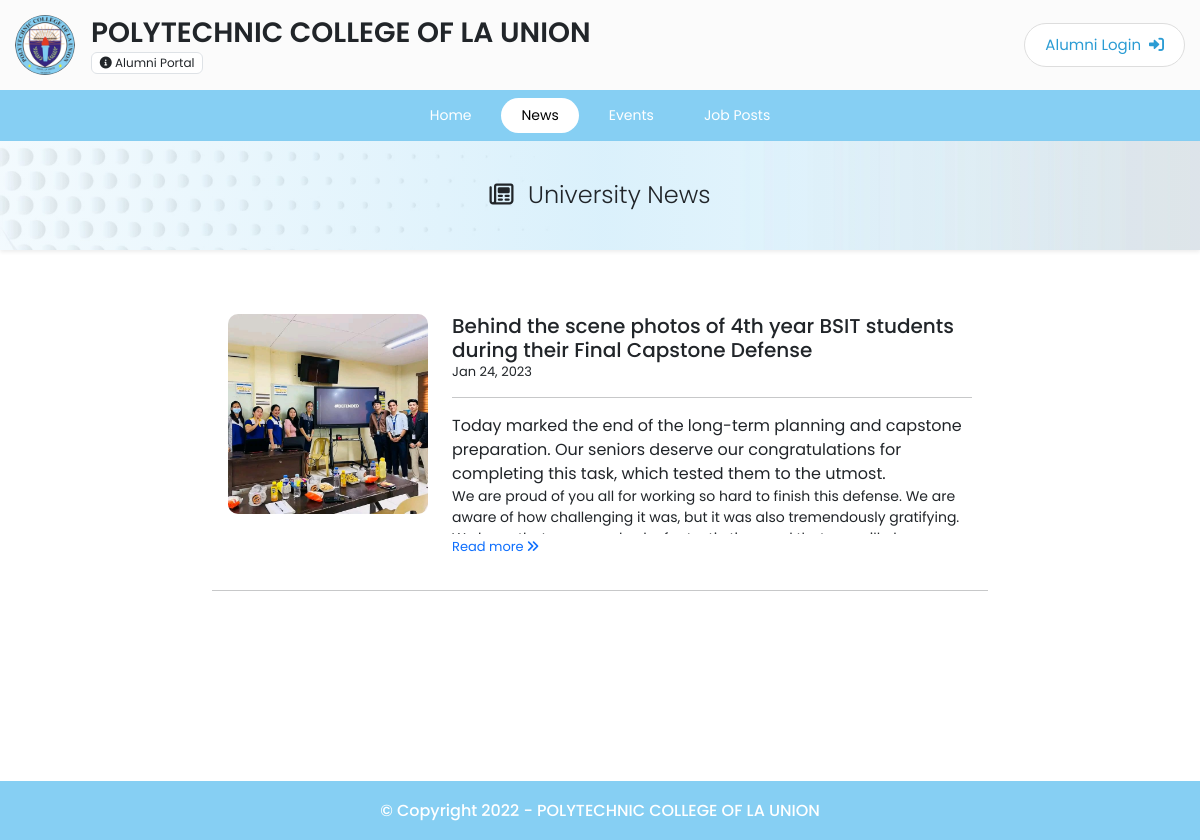
/client/news.php, run on the app's committed database.
### tables this page shows
CREATE TABLE `news` (
  `id` int(11) NOT NULL,
  `picture` mediumtext NOT NULL,
  `title` varchar(100) NOT NULL,
  `author` varchar(100) NOT NULL,
  `description` longtext NOT NULL,
  `date_posted` date DEFAULT current_timestamp()
);

### classes/news.php (called while the page is built, shortened)
<?php
require_once '../db/db_config.php';
class News
{
    public static function getAllNews($limit = 0)
    {
        global $conn;
        if ($limit != 0) {
            $sql = "SELECT * FROM news ORDER BY id DESC LIMIT $limit";
        } else {
            $sql = "SELECT * FROM news ORDER BY id DESC ";
        }
        $results = $conn->query($sql);
        return $results;
    }
}

### client/news.php (the view, shortened to what this page needs)
<?php
require_once '../classes/news.php';
$newsResult = News::getAllNews();
?>
<!DOCTYPE html>
<html lang="en">
<head>
    <?php include_once '../templates/header.php' ?>
</head>
<body>
    <div id="wrapper">
        <?php include_once '../templates/client_nav.php' ?>
        <div id="content" style="z-index:9; position: relative">
            <div class="h4 fw-light text-center bg-white shadow-sm mb-0 text-dark" id="page-head"><i class="far fa-newspaper me-2"></i> University News</div>
            <div class="container pt-5" style="max-width: 800px">
                <?php
                if ($newsResult->num_rows > 0) {
                    while ($row = $newsResult->fetch_assoc()) {
                ?>
                        <div class="p-3 mb-3 d-flex flex-md-row flex-sm-column flex-column">
                            <div class="me-md-4 me-sm-0 me-0 mb-md-0 mb-sm-3 mb-3">
                                <img src="../uploads/news/<?= $row['picture'] ?>" alt="" class="img-list">
                            </div>
                            <div class="w-100">
                                <div class="h5 mb-0"><?= $row['title'] ?></div>
                                <div class="smalltxt"><?= date('M d, Y', strtotime($row['date_posted'])) ?></div>
                                <hr>
                                <div class="desc"><?= $row['description'] ?></div>
                                <div class="text-">
                                    <a href="read?type=news&id=<?= $row['id'] ?>" class="readmore-txt">Read more <i class="fas fa-angle-double-right"></i></a>
                                </div>
                            </div>
                        </div>
                        <hr>
                <?php
                    }
                } else {
                    echo '<div class="text-center text-muted fst-italic">No news at this moment.</div>';
                }
                ?>
            </div>
        </div>
        <?php include_once '../templates/foot.php' ?>
    </div>
</body>
</html>

### assets/css/style.css (style rules this page uses)
body { font-family: 'Poppins', sans-serif; }
.container { max-width: 1100px; }
#wrapper { position: relative; }
#page-head { background-image: linear-gradient(to right, rgba(134, 207, 243, 0.1), rgba(134, 207, 243, .3), rgba(134, 207, 243, 0.1)), url("../../assets/images/headers.webp"); background-position: top; background-size: cover; position: sticky; top: 90px; z-index: 8; color: #86cff3; padding: 40px 0px; }
.smalltxt { font-size: 14px; }
#content { min-height: 80vh; }
.img-list { width: 200px; height: auto; aspect-ratio: 9/9; object-fit: cover; object-position: center; border-radius: 10px; }
.desc { font-size: 14px; line-height: base; max-height: 120px; overflow: hidden; }
.smalltxt { font-size: 13px; }
.readmore-txt { text-decoration: none; font-size: 13px; }

### data on the page
news: picture (picture), title "Behind the scene photos of 4th year BSIT students during their Final Capstone Defense", date_posted "Jan 24, 2023", description "Today marked the end of the long-term planning and capstone preparation. Our seniors deserve our congratulations for completing this task, which tested them to the utmost. We are proud of you all for working so hard to finish this defense. We are aware of how challenging it was, but it was also tremendously gratifying."
